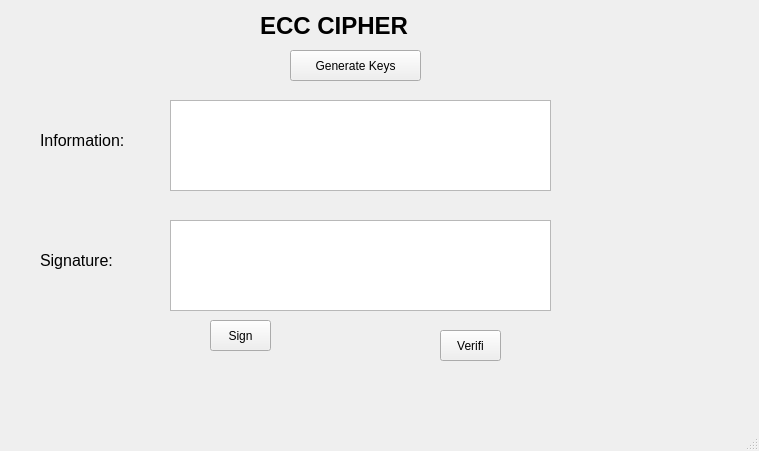
<?xml version="1.0" encoding="UTF-8"?>
<ui version="4.0">
 <class>MainWindow</class>
 <widget class="QMainWindow" name="MainWindow">
  <property name="geometry">
   <rect>
    <x>0</x>
    <y>0</y>
    <width>759</width>
    <height>451</height>
   </rect>
  </property>
  <property name="windowTitle">
   <string>MainWindow</string>
  </property>
  <widget class="QWidget" name="centralwidget">
   <widget class="QPlainTextEdit" name="txt_info">
    <property name="geometry">
     <rect>
      <x>170</x>
      <y>100</y>
      <width>381</width>
      <height>91</height>
     </rect>
    </property>
   </widget>
   <widget class="QPushButton" name="btn_verify">
    <property name="geometry">
     <rect>
      <x>440</x>
      <y>330</y>
      <width>61</width>
      <height>31</height>
     </rect>
    </property>
    <property name="text">
     <string>Verifi</string>
    </property>
   </widget>
   <widget class="QPushButton" name="btn_sign">
    <property name="geometry">
     <rect>
      <x>210</x>
      <y>320</y>
      <width>61</width>
      <height>31</height>
     </rect>
    </property>
    <property name="text">
     <string>Sign</string>
    </property>
   </widget>
   <widget class="QPlainTextEdit" name="txt_sign">
    <property name="geometry">
     <rect>
      <x>170</x>
      <y>220</y>
      <width>381</width>
      <height>91</height>
     </rect>
    </property>
   </widget>
   <widget class="QLabel" name="label">
    <property name="geometry">
     <rect>
      <x>260</x>
      <y>10</y>
      <width>261</width>
      <height>31</height>
     </rect>
    </property>
    <property name="font">
     <font>
      <pointsize>18</pointsize>
      <weight>75</weight>
      <bold>true</bold>
     </font>
    </property>
    <property name="text">
     <string>ECC CIPHER</string>
    </property>
   </widget>
   <widget class="QLabel" name="label_2">
    <property name="geometry">
     <rect>
      <x>40</x>
      <y>120</y>
      <width>131</width>
      <height>41</height>
     </rect>
    </property>
    <property name="font">
     <font>
      <pointsize>12</pointsize>
     </font>
    </property>
    <property name="text">
     <string>Information:</string>
    </property>
   </widget>
   <widget class="QLabel" name="label_4">
    <property name="geometry">
     <rect>
      <x>40</x>
      <y>240</y>
      <width>121</width>
      <height>41</height>
     </rect>
    </property>
    <property name="font">
     <font>
      <pointsize>12</pointsize>
     </font>
    </property>
    <property name="text">
     <string>Signature:</string>
    </property>
   </widget>
   <widget class="QPushButton" name="btn_gen_keys">
    <property name="geometry">
     <rect>
      <x>290</x>
      <y>50</y>
      <width>131</width>
      <height>31</height>
     </rect>
    </property>
    <property name="font">
     <font>
      <pointsize>9</pointsize>
     </font>
    </property>
    <property name="text">
     <string>Generate Keys</string>
    </property>
   </widget>
  </widget>
  <widget class="QMenuBar" name="menubar">
   <property name="geometry">
    <rect>
     <x>0</x>
     <y>0</y>
     <width>759</width>
     <height>26</height>
    </rect>
   </property>
  </widget>
  <widget class="QStatusBar" name="statusbar"/>
 </widget>
 <resources/>
 <connections/>
</ui>
